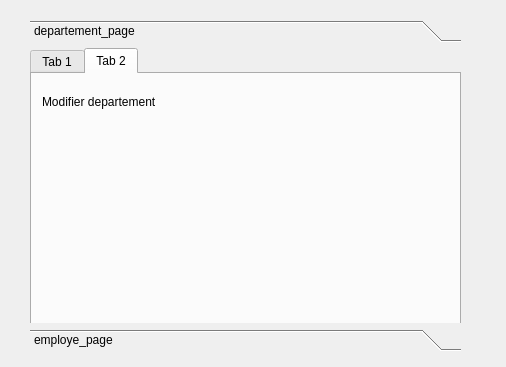
<?xml version="1.0" encoding="UTF-8"?>
<ui version="4.0">
 <class>departement_employe</class>
 <widget class="QDialog" name="departement_employe">
  <property name="geometry">
   <rect>
    <x>0</x>
    <y>0</y>
    <width>506</width>
    <height>367</height>
   </rect>
  </property>
  <property name="windowTitle">
   <string>Dialog</string>
  </property>
  <widget class="QToolBox" name="toolBox">
   <property name="geometry">
    <rect>
     <x>30</x>
     <y>20</y>
     <width>431</width>
     <height>331</height>
    </rect>
   </property>
   <property name="currentIndex">
    <number>0</number>
   </property>
   <widget class="QWidget" name="page">
    <property name="geometry">
     <rect>
      <x>0</x>
      <y>0</y>
      <width>431</width>
      <height>277</height>
     </rect>
    </property>
    <attribute name="label">
     <string>departement_page</string>
    </attribute>
    <widget class="QTabWidget" name="tabWidget_2">
     <property name="geometry">
      <rect>
       <x>0</x>
       <y>0</y>
       <width>431</width>
       <height>281</height>
      </rect>
     </property>
     <property name="currentIndex">
      <number>1</number>
     </property>
     <widget class="QWidget" name="tab_3">
      <attribute name="title">
       <string>Tab 1</string>
      </attribute>
      <widget class="QLabel" name="label_5">
       <property name="geometry">
        <rect>
         <x>10</x>
         <y>10</y>
         <width>131</width>
         <height>16</height>
        </rect>
       </property>
       <property name="text">
        <string>Ajouter departement</string>
       </property>
      </widget>
     </widget>
     <widget class="QWidget" name="tab_4">
      <attribute name="title">
       <string>Tab 2</string>
      </attribute>
      <widget class="QLabel" name="label_6">
       <property name="geometry">
        <rect>
         <x>10</x>
         <y>20</y>
         <width>181</width>
         <height>16</height>
        </rect>
       </property>
       <property name="text">
        <string>Modifier departement</string>
       </property>
      </widget>
     </widget>
    </widget>
   </widget>
   <widget class="QWidget" name="page_2">
    <property name="geometry">
     <rect>
      <x>0</x>
      <y>0</y>
      <width>431</width>
      <height>277</height>
     </rect>
    </property>
    <attribute name="label">
     <string>employe_page</string>
    </attribute>
    <widget class="QTabWidget" name="tabWidget_3">
     <property name="geometry">
      <rect>
       <x>10</x>
       <y>0</y>
       <width>401</width>
       <height>281</height>
      </rect>
     </property>
     <property name="currentIndex">
      <number>1</number>
     </property>
     <widget class="QWidget" name="tab_5">
      <attribute name="title">
       <string>Tab 1</string>
      </attribute>
      <widget class="QLabel" name="label_7">
       <property name="geometry">
        <rect>
         <x>10</x>
         <y>10</y>
         <width>91</width>
         <height>16</height>
        </rect>
       </property>
       <property name="text">
        <string>Ajouter employe</string>
       </property>
      </widget>
     </widget>
     <widget class="QWidget" name="tab_6">
      <attribute name="title">
       <string>Tab 2</string>
      </attribute>
      <widget class="QLabel" name="label_8">
       <property name="geometry">
        <rect>
         <x>10</x>
         <y>20</y>
         <width>91</width>
         <height>16</height>
        </rect>
       </property>
       <property name="text">
        <string>Modifier employe</string>
       </property>
      </widget>
     </widget>
    </widget>
   </widget>
  </widget>
 </widget>
 <resources/>
 <connections/>
</ui>
